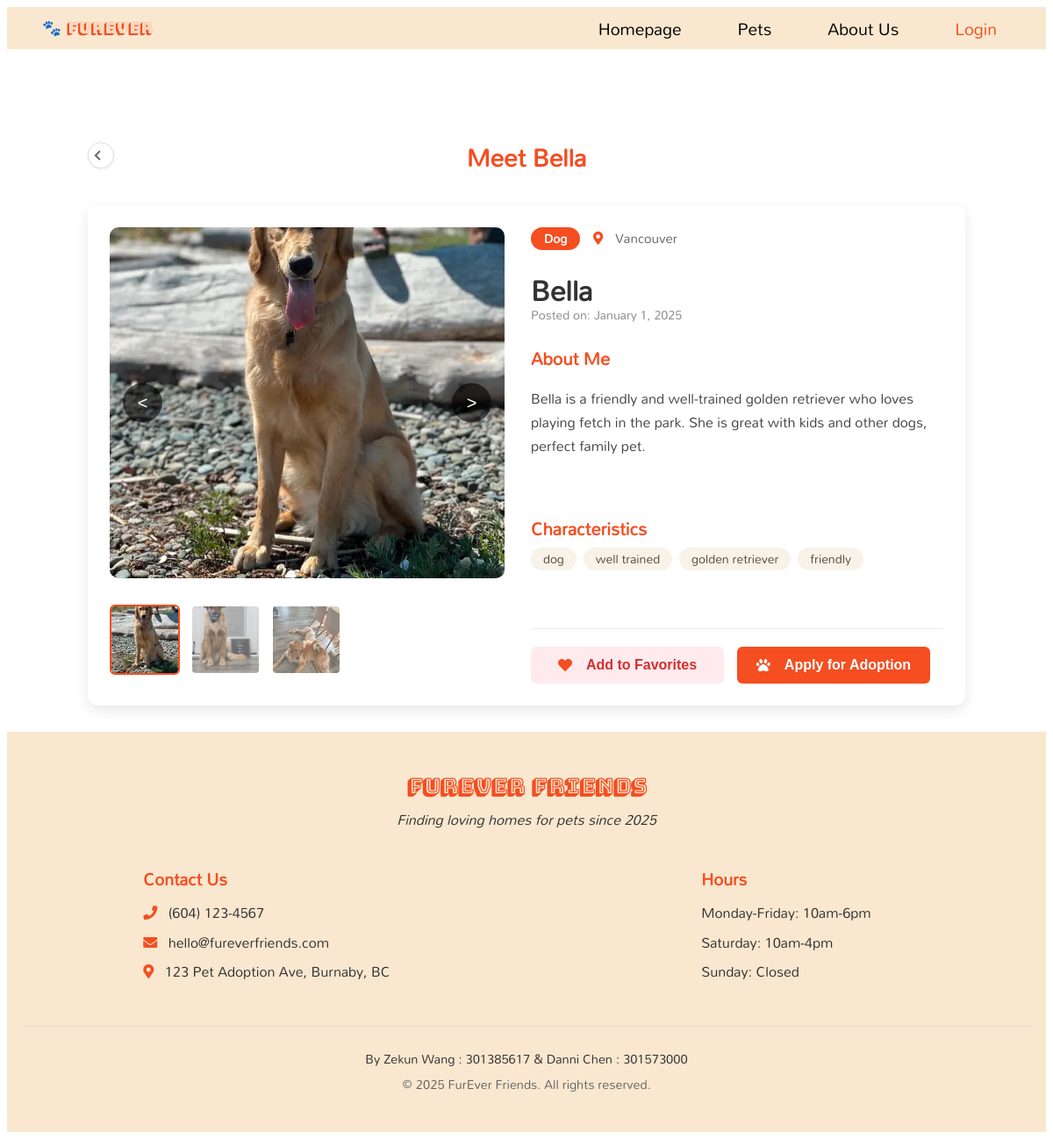
Before: /public/pages/pet_information.php?edit=10000 with the older database file.
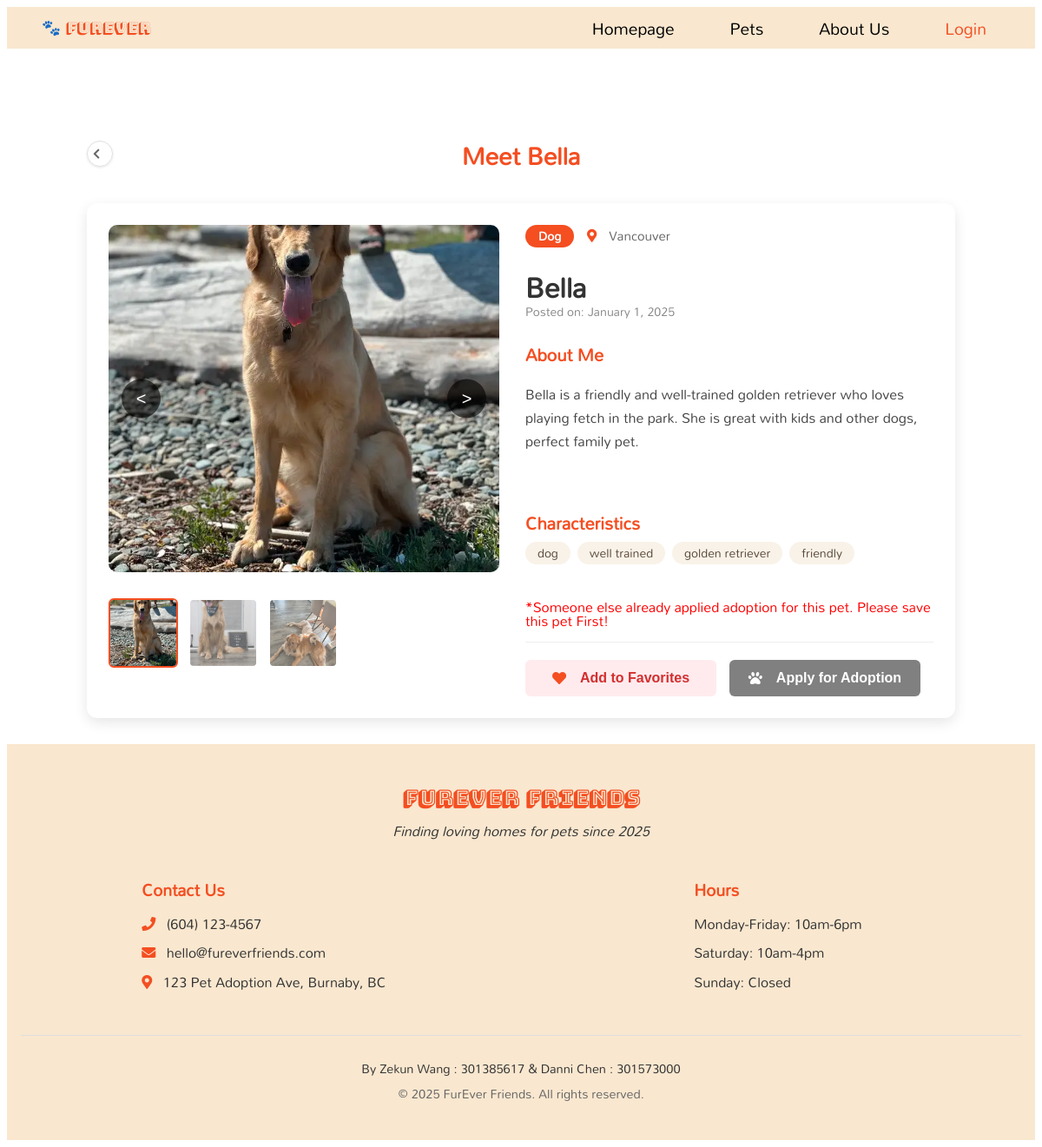
After: the same page with the newer database file.
### public/pages/pet_information.php (the view, shortened to what the changed rows need)
<?php require_once("../../private/functions/initialization.php") ?>
<?php
require_once(ROOT_PATH . SHARED_PATH . '/header.php');
if(isset($_GET['edit'])){
    $id = $_GET['edit'];
} elseif (isset($_SESSION['pet_id'])) {
    $id = $_SESSION['pet_id'];
}
$user_type = 'adopter';
$general_query = "SELECT * FROM pet WHERE pet_id = ".$id;
$select_result = mysqli_query($connection, $general_query);
if(mysqli_num_rows($select_result) != 0):
    $pet = mysqli_fetch_assoc($select_result);
    $pet_status = $pet['status'];
?>
    <main class="pet-profile-container">
    <div class="title-container">
        <h1 class="pet-profile-title">Meet <?php echo htmlspecialchars($pet['pet_name']); ?></h1>
    </div>
        <div class="pet-card">
            <div class="pet-details">
                <div class="pet-meta">
                    <span class="pet-type"><?php echo ucfirst($pet['pet_type']); ?></span>
                    <span class="pet-location"><i class="fas fa-map-marker-alt"></i> <?php echo $pet['location']; ?></span>
                </div>
                <div class="pet-info">
                    <h2><?php echo $pet['pet_name']; ?></h2>
                    <p class="pet-post-date">Posted on: <?php echo date('F j, Y', strtotime($pet['post_date'])); ?></p>
                    <div class="pet-description">
                    </div>
                </div>
                <?php
                $tag_query = "SELECT tags.content FROM tags LEFT JOIN pet_tags ON pet_tags.tag_id = tags.tag_id WHERE pet_tags.pet_id = ".$id;
                $tag_result = mysqli_query($connection, $tag_query);
                if(mysqli_num_rows($tag_result) > 0): ?>
                    <div class="pet-tags">
                        <h3>Characteristics</h3>
                        <div class="tags-container">
                        </div>
                    </div>
                <?php endif; ?>
                <?php
                    if($user_type == 'adopter'){
                        if($pet_status == 'Processing'){
                            echo'<p style="color:red;">*Someone else already applied adoption for this pet. Please save this pet First!</p>';
                        }
                        echo '<div class="pet-actions">
                            <form action="../../private/functions/add_favorite.php" method="post" class="action-form">
                                <button type="submit" class="btn-favorite">
                                    <i class="fas fa-heart"></i> Add to Favorites
                                </button>
                            </form>';
                        if ($pet_status == 'Available'){
                            echo '<form action="apply_page.php" method="get" class="action-form">
                                <button type="submit" class="btn-apply">
                                    <i class="fas fa-paw"></i> Apply for Adoption
                                </button>
                            </form>
                            </div>';
                        }
                        else if($pet_status == 'Processing'){
                            echo '
                                <button type="submit" class="btn-apply" style="background:grey;">
                                    <i class="fas fa-paw"></i> Apply for Adoption
                                </button>
                            </div>';
                        }
                    }
                ?>
            </div>
        </div>
    </main>
<?php else: ?>
    <div class="error">No pet found with this ID</div>
<?php endif; ?>
<?php require_once(ROOT_PATH . SHARED_PATH.'/footer.php'); ?>
</body>
</html>

Changed rows visible on the page:
changed pet "Bella": status "Available" → "Processing" (drawn)
Other visible differences:
text now shown: "*Someone else already applied adoption for this pet. Please save this pet First!"
